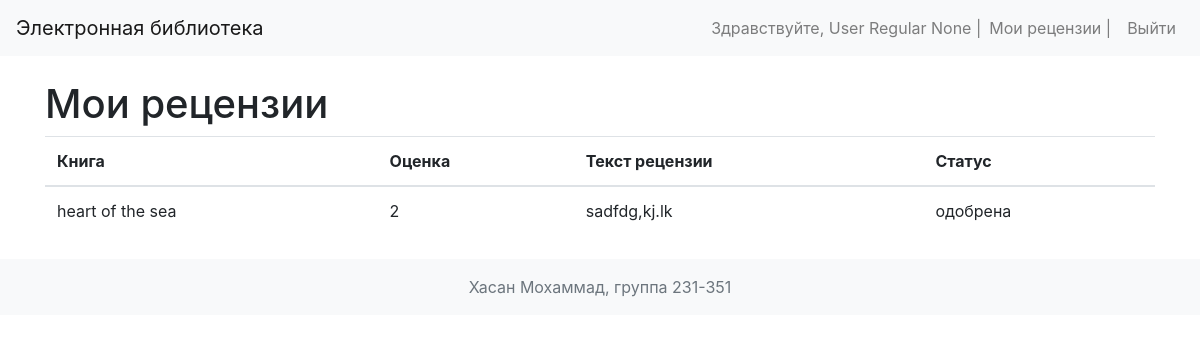
Page /my_reviews (signed in) on the committed database.
### models.py (models this page shows, shortened)
class User(UserMixin, db.Model):
    id = db.Column(db.Integer, primary_key=True)
    username = db.Column(db.String(80), unique=True, nullable=False)
    password_hash = db.Column(db.String(128), nullable=False)
    first_name = db.Column(db.String(50), nullable=False)
    last_name = db.Column(db.String(50), nullable=False)
    middle_name = db.Column(db.String(50))
    role_id = db.Column(db.Integer, db.ForeignKey('role.id'), nullable=False)
    role = db.relationship('Role', backref=db.backref('users', lazy=True))
    reviews = db.relationship('Review', backref='author', lazy=True)

class Review(db.Model):
    id = db.Column(db.Integer, primary_key=True)
    book_id = db.Column(db.Integer, db.ForeignKey('book.id', ondelete='CASCADE'), nullable=False)
    user_id = db.Column(db.Integer, db.ForeignKey('user.id'), nullable=False)
    rating = db.Column(db.Integer, nullable=False)
    text = db.Column(db.Text, nullable=False)
    date_added = db.Column(db.TIMESTAMP, default=datetime.utcnow)
    status_id = db.Column(db.Integer, db.ForeignKey('review_status.id'), nullable=False, default=1)  # Статус "на рассмотрении" по умолчанию
    status = db.relationship('ReviewStatus', backref='reviews')

class Book(db.Model):
    id = db.Column(db.Integer, primary_key=True)
    title = db.Column(db.String(255), nullable=False)
    description = db.Column(db.Text, nullable=False)
    year = db.Column(db.Integer, nullable=False)  # Use Integer for Year
    publisher = db.Column(db.String(255), nullable=False)
    author = db.Column(db.String(255), nullable=False)
    pages = db.Column(db.Integer, nullable=False)
    cover_id = db.Column(db.Integer, db.ForeignKey('cover.id', ondelete='CASCADE'), nullable=False)
    cover = db.relationship('Cover', backref=db.backref('books', lazy=True))
    genres = db.relationship('Genre', secondary=book_genre, backref=db.backref('books', lazy=True))
    reviews = db.relationship('Review', backref='book', lazy=True, cascade="all, delete-orphan")

class ReviewStatus(db.Model):
    id = db.Column(db.Integer, primary_key=True)
    name = db.Column(db.String(50), unique=True, nullable=False)

### routes.py (the view)
@routes_bp.route('/my_reviews')
@login_required
@check_role('user')
def my_reviews():
    reviews = Review.query.filter_by(user_id=current_user.id).all()
    return render_template('my_reviews.html', reviews=reviews)

### app.py (called while the page is built)
@login_manager.user_loader
def load_user(user_id):
    return User.query.get(int(user_id))

def check_role(role_names):
    def decorator(f):
        @wraps(f)
        def decorated_function(*args, **kwargs):
            if not current_user.is_authenticated:
                flash("Требуется аутентификация", "danger")
                return redirect(url_for('routes.login'))
            _role_names = role_names
            if isinstance(_role_names, str):
                _role_names = [_role_names]
            if current_user.role.name not in _role_names:
                flash("У вас недостаточно прав для выполнения данного действия", "danger")
                return redirect(url_for('routes.index'))
            return f(*args, **kwargs)
        return decorated_function
    return decorator

### templates/my_reviews.html (shortened to what this page needs)
{% extends 'base.html' %}
{% block content %}
    <h1>Мои рецензии</h1>
    {% if reviews %}
        <table class="table">
            <thead>
                <tr>
                    <th>Книга</th>
                    <th>Оценка</th>
                    <th>Текст рецензии</th>
                    <th>Статус</th>
                </tr>
            </thead>
            <tbody>
                {% for review in reviews %}
                    <tr>
                        <td>{{ review.book.title }}</td>
                        <td>{{ review.rating }}</td>
                        <td>{{ review.text }}</td>
                        <td>{{ review.status.name }}</td>
                    </tr>
                {% endfor %}
            </tbody>
        </table>
    {% else %}
        <p>У вас пока нет рецензий.</p>
    {% endif %}
{% endblock %}

### templates/base.html (shortened to what this page needs)
<!DOCTYPE html>
<html lang="en">
<head>
    <link rel="stylesheet" href="https://stackpath.bootstrapcdn.com/bootstrap/4.5.2/css/bootstrap.min.css">
</head>
<body>
    <nav class="navbar navbar-expand-lg navbar-light bg-light">
        <a class="navbar-brand" href="{{ url_for('routes.index') }}">Электронная библиотека</a>
        <div class="collapse navbar-collapse" id="navbarNav">
            <ul class="navbar-nav ml-auto">
                {% if current_user.is_authenticated %}
                    <li class="nav-item">
                        <span class="navbar-text">
                            Здравствуйте, {{ current_user.last_name }} {{ current_user.first_name }} {{ current_user.middle_name }} |
                        </span>
                    </li>
                {% if current_user.role.name == 'user' %}
                    <li class="nav-item">
                        <a class="nav-link" href="{{ url_for('routes.my_reviews') }}">Мои рецензии | </a>
                    </li>
                {% endif %}
                    <li class="nav-item">
                        <a class="nav-link" href="{{ url_for('routes.logout') }}">Выйти</a>
                    </li>
                {% else %}
                    <li class="nav-item">
                        <a class="nav-link" href="{{ url_for('routes.login') }}">Войти</a>
                    </li>
                {% endif %}
            </ul>
        </div>
    </nav>
    <div class="container mt-4">
        {% block content %}{% endblock %}
    </div>
    <footer class="footer mt-4 py-3 bg-light">
        <div class="container text-center">
            <span class="text-muted">Хасан Мохаммад, группа 231-351</span>
        </div>
    </footer>
    <link rel="stylesheet" href="https://cdn.jsdelivr.net/simplemde/latest/simplemde.min.css">
</body>
</html>

### rows in the picture
User: last_name "User", first_name "Regular", middle_name "None"
Review: book "heart of the sea", rating "2", text "sadfdg,kj.lk", status.name "одобрена"
